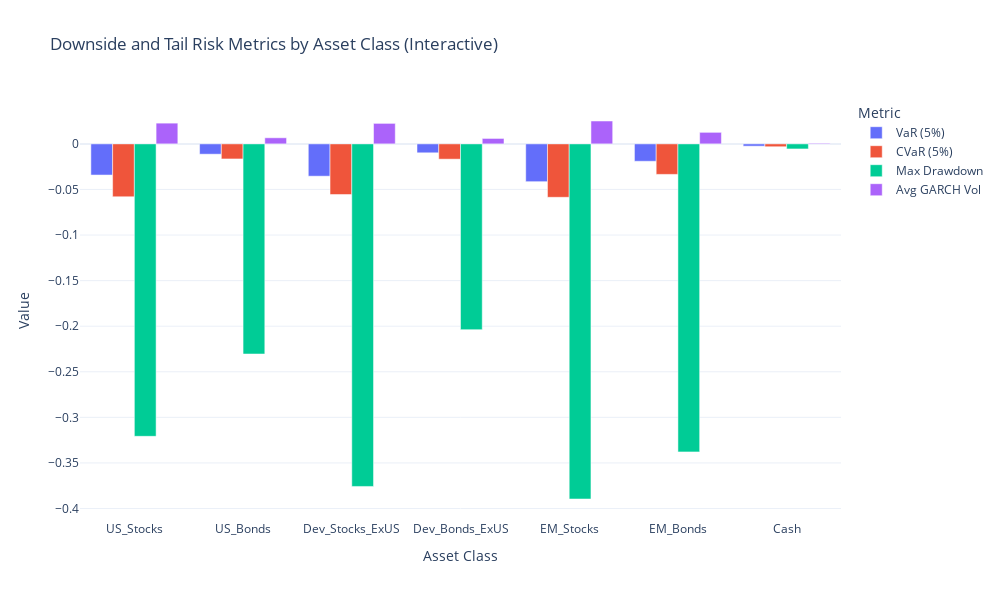

The notebook cell saved with this chart:
### Markdown cell above
### Correlation Heatmap: Interpretation & Portfolio Insights

---

#### **What the Heatmap Shows**

- The heatmap visualizes the **pairwise correlations** between weekly returns of all ETFs in the portfolio.
- **Color intensity** indicates the strength and direction of correlation:
    - **Dark red:** Strong positive correlation (move together)
    - **Dark blue:** Strong negative correlation (move oppositely)
    - **White/light colors:** Weak or no correlation

---

#### **How to Interpret the Heatmap**

- **High Positive Correlation (close to +1):**
    - Assets tend to move in the same direction.
    - Example: US stocks and developed market stocks may show high correlation.
- **High Negative Correlation (close to -1):**
    - Assets move in opposite directions.
    - Example: Bonds and stocks sometimes exhibit negative or low correlation, especially during market stress.
- **Low/Zero Correlation (close to 0):**
    - Asset returns are largely independent.
    - Indicates potential for diversification.

---

#### **Portfolio Construction Insights**

- **Diversification Benefits:**
    - Combining assets with **low or negative correlations** reduces overall portfolio volatility.
    - Diversified portfolios are less sensitive to the performance of any single asset class.
- **Risk Reduction:**
    - Including assets that do not move together (e.g., stocks and bonds, or stocks and gold) can help cushion losses during market downturns.
- **Asset Allocation:**
    - Avoid over-allocating to highly correlated assets, as this can increase risk without improving returns.
    - Seek a mix of assets with complementary risk/return profiles.
- **Optimization Foundation:**
    - The correlation matrix is a key input for portfolio optimization, directly impacting the calculation of portfolio risk.

---

**In summary:**  
The heatmap helps identify which asset pairs offer the greatest diversification benefits. By selecting and weighting assets with lower correlations, you can construct a more resilient and efficient portfolio.

### Code cell
# Downside and tail risk analysis for each asset class

# 1. Value at Risk (VaR) at 5% level
VaR_5 = simple_returns.quantile(0.05)

# 2. Conditional Value at Risk (CVaR) at 5% level
CVaR_5 = simple_returns[simple_returns.lt(VaR_5)].mean()

# 3. Maximum drawdown
def max_drawdown(series):
    cumulative = (1 + series).cumprod()
    peak = cumulative.cummax()
    drawdown = (cumulative - peak) / peak
    return drawdown.min()

max_dd = simple_returns.apply(max_drawdown)

# 4. Beta vs. US Stocks
us_stock_returns = simple_returns['US_Stocks']
betas = {}
for asset in assets:
    if asset == 'US_Stocks':
        betas[asset] = 1.0
    else:
        cov = simple_returns[asset].cov(us_stock_returns)
        var = us_stock_returns.var()
        betas[asset] = cov / var

betas = pd.Series(betas)

# Compile results
risk_stats = pd.DataFrame({
    'VaR (5%)': VaR_5,
    'CVaR (5%)': CVaR_5,
    'Max Drawdown': max_dd,
    'Beta (vs US_Stocks)': betas
})

try:
    garch_vols = {}
    for asset in assets:
        am = arch_model(simple_returns[asset]*100, vol='Garch', p=1, q=1, rescale=False)
        res = am.fit(disp='off')
        garch_vols[asset] = res.conditional_volatility.mean() / 100  # Convert back to original scale
    risk_stats['Avg GARCH Vol'] = pd.Series(garch_vols)
except ImportError:
    print("arch package not installed. Skipping GARCH volatility modeling.")

print("Downside and Tail Risk Statistics:")
display(risk_stats.round(4))

# Select relevant columns for visualization
risk_plot = risk_stats[['VaR (5%)', 'CVaR (5%)', 'Max Drawdown', 'Avg GARCH Vol']]

# Prepare data for plotly
bar_traces = []
for metric in risk_plot.columns:
    bar_traces.append(
        go.Bar(
            x=risk_plot.index,
            y=risk_plot[metric],
            name=metric
        )
    )

fig = go.Figure(data=bar_traces)
fig.update_layout(
    barmode='group',
    title='Downside and Tail Risk Metrics by Asset Class (Interactive)',
    xaxis_title='Asset Class',
    yaxis_title='Value',
    legend_title='Metric',
    template='plotly_white',
    width=1000,
    height=600
)
pyo.iplot(fig)

### Figure 1 — Plotly figure (JSON) as saved in the notebook; plotly's stock layout.template omitted (floating-point values rounded to 4 significant figures)
{"data": [{"name": "VaR (5%)", "type": "bar", "x": ["US_Stocks", "US_Bonds", "Dev_Stocks_ExUS", "Dev_Bonds_ExUS", "EM_Stocks", "EM_Bonds", "Cash"], "y": [-0.03418, -0.01129, -0.03543, -0.00979, -0.04147, -0.01907, -0.002511]}, {"name": "CVaR (5%)", "type": "bar", "x": ["US_Stocks", "US_Bonds", "Dev_Stocks_ExUS", "Dev_Bonds_ExUS", "EM_Stocks", "EM_Bonds", "Cash"], "y": [-0.05803, -0.01653, -0.05555, -0.01675, -0.05859, -0.03346, -0.003131]}, {"name": "Max Drawdown", "type": "bar", "x": ["US_Stocks", "US_Bonds", "Dev_Stocks_ExUS", "Dev_Bonds_ExUS", "EM_Stocks", "EM_Bonds", "Cash"], "y": [-0.3208, -0.2305, -0.3758, -0.2038, -0.3896, -0.3379, -0.005554]}, {"name": "Avg GARCH Vol", "type": "bar", "x": ["US_Stocks", "US_Bonds", "Dev_Stocks_ExUS", "Dev_Bonds_ExUS", "EM_Stocks", "EM_Bonds", "Cash"], "y": [0.02275, 0.006685, 0.02249, 0.005972, 0.02511, 0.01267, 0.0007351]}], "layout": {"barmode": "group", "height": 600, "legend": {"title": {"text": "Metric"}}, "title": {"text": "Downside and Tail Risk Metrics by Asset Class (Interactive)"}, "width": 1000, "xaxis": {"title": {"text": "Asset Class"}}, "yaxis": {"title": {"text": "Value"}}}}
